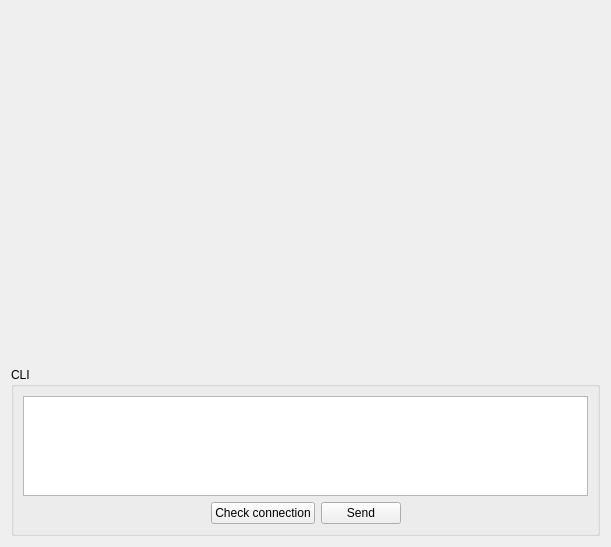
<?xml version="1.0" encoding="UTF-8"?>
<ui version="4.0">
 <class>VMTDNxApiProtocolHandlerForm</class>
 <widget class="QWidget" name="VMTDNxApiProtocolHandlerForm">
  <property name="geometry">
   <rect>
    <x>0</x>
    <y>0</y>
    <width>611</width>
    <height>547</height>
   </rect>
  </property>
  <property name="windowTitle">
   <string>Form</string>
  </property>
  <layout class="QVBoxLayout" name="verticalLayout_2">
   <item>
    <widget class="QWidget" name="wProtocolHandler" native="true">
     <property name="sizePolicy">
      <sizepolicy hsizetype="Preferred" vsizetype="Preferred">
       <horstretch>1</horstretch>
       <verstretch>1</verstretch>
      </sizepolicy>
     </property>
     <layout class="QVBoxLayout" name="verticalLayout_3">
      <property name="spacing">
       <number>0</number>
      </property>
      <property name="leftMargin">
       <number>0</number>
      </property>
      <property name="topMargin">
       <number>0</number>
      </property>
      <property name="rightMargin">
       <number>0</number>
      </property>
      <property name="bottomMargin">
       <number>0</number>
      </property>
     </layout>
    </widget>
   </item>
   <item>
    <widget class="QGroupBox" name="gbCommand">
     <property name="title">
      <string>CLI</string>
     </property>
     <layout class="QVBoxLayout" name="verticalLayout">
      <item>
       <widget class="QPlainTextEdit" name="pteCommand">
        <property name="maximumSize">
         <size>
          <width>16777215</width>
          <height>100</height>
         </size>
        </property>
       </widget>
      </item>
      <item>
       <layout class="QHBoxLayout" name="_1">
        <item>
         <spacer name="_3">
          <property name="orientation">
           <enum>Qt::Horizontal</enum>
          </property>
          <property name="sizeHint" stdset="0">
           <size>
            <width>40</width>
            <height>20</height>
           </size>
          </property>
         </spacer>
        </item>
        <item>
         <widget class="QPushButton" name="pbCheckConnection">
          <property name="text">
           <string>Check connection</string>
          </property>
         </widget>
        </item>
        <item>
         <widget class="QPushButton" name="pbSend">
          <property name="text">
           <string>Send</string>
          </property>
         </widget>
        </item>
        <item>
         <spacer name="_2">
          <property name="orientation">
           <enum>Qt::Horizontal</enum>
          </property>
          <property name="sizeHint" stdset="0">
           <size>
            <width>40</width>
            <height>20</height>
           </size>
          </property>
         </spacer>
        </item>
       </layout>
      </item>
     </layout>
    </widget>
   </item>
  </layout>
 </widget>
 <resources/>
 <connections/>
</ui>
